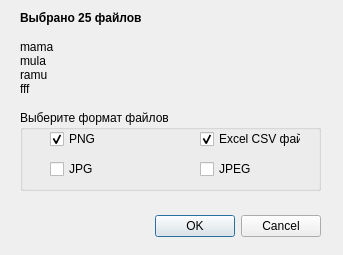
<?xml version="1.0" encoding="UTF-8"?>
<ui version="4.0">
 <class>SaveFListDlg</class>
 <widget class="QDialog" name="SaveFListDlg">
  <property name="geometry">
   <rect>
    <x>0</x>
    <y>0</y>
    <width>343</width>
    <height>255</height>
   </rect>
  </property>
  <property name="windowTitle">
   <string>Dialog</string>
  </property>
  <widget class="QDialogButtonBox" name="buttonBox">
   <property name="geometry">
    <rect>
     <x>20</x>
     <y>210</y>
     <width>301</width>
     <height>32</height>
    </rect>
   </property>
   <property name="orientation">
    <enum>Qt::Horizontal</enum>
   </property>
   <property name="standardButtons">
    <set>QDialogButtonBox::Cancel|QDialogButtonBox::Ok</set>
   </property>
  </widget>
  <widget class="QLabel" name="labelfCount">
   <property name="geometry">
    <rect>
     <x>20</x>
     <y>10</y>
     <width>261</width>
     <height>16</height>
    </rect>
   </property>
   <property name="font">
    <font>
     <weight>75</weight>
     <bold>true</bold>
    </font>
   </property>
   <property name="text">
    <string>Выбрано 25 файлов</string>
   </property>
  </widget>
  <widget class="QGroupBox" name="groupBoxFormatSwitch">
   <property name="geometry">
    <rect>
     <x>20</x>
     <y>110</y>
     <width>301</width>
     <height>81</height>
    </rect>
   </property>
   <property name="title">
    <string>Выберите формат файлов</string>
   </property>
   <widget class="QCheckBox" name="checkBoxPng">
    <property name="geometry">
     <rect>
      <x>30</x>
      <y>20</y>
      <width>61</width>
      <height>18</height>
     </rect>
    </property>
    <property name="text">
     <string>PNG</string>
    </property>
    <property name="checked">
     <bool>true</bool>
    </property>
   </widget>
   <widget class="QCheckBox" name="checkBoxCsv">
    <property name="geometry">
     <rect>
      <x>180</x>
      <y>20</y>
      <width>101</width>
      <height>18</height>
     </rect>
    </property>
    <property name="text">
     <string>Excel CSV файл</string>
    </property>
    <property name="checked">
     <bool>true</bool>
    </property>
   </widget>
   <widget class="QCheckBox" name="checkBoxJpg">
    <property name="geometry">
     <rect>
      <x>30</x>
      <y>50</y>
      <width>70</width>
      <height>18</height>
     </rect>
    </property>
    <property name="text">
     <string>JPG</string>
    </property>
   </widget>
   <widget class="QCheckBox" name="checkBoxJpeg">
    <property name="geometry">
     <rect>
      <x>180</x>
      <y>50</y>
      <width>70</width>
      <height>18</height>
     </rect>
    </property>
    <property name="text">
     <string>JPEG</string>
    </property>
   </widget>
  </widget>
  <widget class="QLabel" name="labelInfo">
   <property name="geometry">
    <rect>
     <x>20</x>
     <y>40</y>
     <width>301</width>
     <height>61</height>
    </rect>
   </property>
   <property name="text">
    <string>mama
mula
ramu
fff</string>
   </property>
   <property name="alignment">
    <set>Qt::AlignLeading|Qt::AlignLeft|Qt::AlignTop</set>
   </property>
  </widget>
 </widget>
 <resources/>
 <connections>
  <connection>
   <sender>buttonBox</sender>
   <signal>accepted()</signal>
   <receiver>SaveFListDlg</receiver>
   <slot>accept()</slot>
   <hints>
    <hint type="sourcelabel">
     <x>248</x>
     <y>254</y>
    </hint>
    <hint type="destinationlabel">
     <x>157</x>
     <y>274</y>
    </hint>
   </hints>
  </connection>
  <connection>
   <sender>buttonBox</sender>
   <signal>rejected()</signal>
   <receiver>SaveFListDlg</receiver>
   <slot>reject()</slot>
   <hints>
    <hint type="sourcelabel">
     <x>316</x>
     <y>260</y>
    </hint>
    <hint type="destinationlabel">
     <x>286</x>
     <y>274</y>
    </hint>
   </hints>
  </connection>
 </connections>
</ui>
